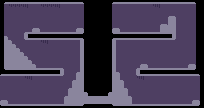

Rendered tile map (Tiled .tmx) drawn with the repository's tilesets; below, a short description and the map source with its tile grids summarised:
An orthogonal 51x27 tile map with 4x4 px tiles, 2 tile layers (bg, solid), 2 tilesets and 32 objects.

<map version="1.0" tiledversion="1.0.2" orientation="orthogonal" renderorder="right-down" width="51" height="27" tilewidth="4" tileheight="4" backgroundcolor="#000000" nextobjectid="70">
 <tileset firstgid="1" source="test.tsx" />
 <tileset firstgid="26" source="objs.tsx" />
 <layer name="bg" width="51" height="27">
  <data>[1377 cells, 915 non-empty, 4 distinct tile ids]</data>
 </layer>
 <layer name="solid" width="51" height="27">
  <data>[1377 cells, 358 non-empty, 11 distinct tile ids]</data>
 </layer>
 <objectgroup name="objects" offsetx="0" offsety="4">
  <object id="7" gid="21" x="24" y="100" width="3" height="4" />
  <object id="8" gid="21" x="28" y="100" width="3" height="4" />
  <object id="15" gid="27" x="25.7159" y="90.0568" width="4" height="2" />
  <object id="16" gid="29" x="12.2424" y="91.0302" width="3" height="6" />
  <object id="17" gid="26" x="189.295" y="88.356" width="5" height="4" />
  <object id="25" gid="38" x="59.3333" y="103.818" width="13" height="2" />
  <object id="27" gid="39" x="151" y="67" width="2" height="13" />
  <object id="29" gid="36" x="56.5" y="31" width="13" height="2" />
  <object id="34" gid="27" x="144.083" y="96.0833" width="4" height="2" />
  <object id="36" gid="27" x="166.25" y="61.25" width="4" height="2" />
  <object id="37" gid="27" x="57.9167" y="97.9167" width="4" height="2" />
  <object id="38" gid="35" x="139.334" y="95.1666" width="3" height="6" />
  <object id="39" gid="35" x="181.143" y="57.0076" width="3" height="6" />
  <object id="40" gid="35" x="50.6667" y="61.3333" width="3" height="6" />
  <object id="41" gid="35" x="48.3333" y="23" width="3" height="6" />
  <object id="42" gid="35" x="152.667" y="24.6667" width="3" height="6" />
  <object id="49" gid="36" x="122.5" y="31" width="13" height="2" />
  <object id="50" gid="27" x="142" y="58.25" width="4" height="2" />
  <object id="51" gid="27" x="165.75" y="90.4167" width="4" height="2" />
  <object id="52" gid="27" x="33.9091" y="56.0227" width="4" height="2" />
  <object id="53" gid="27" x="61.75" y="26" width="4" height="2" />
  <object id="54" gid="27" x="127.5" y="25.5" width="4" height="2" />
  <object id="56" gid="34" x="36" y="64" width="3" height="4" />
  <object id="57" gid="34" x="40" y="64" width="3" height="4" />
  <object id="59" gid="34" x="92" y="92" width="3" height="4" />
  <object id="60" gid="34" x="88" y="92" width="3" height="4" />
  <object id="61" gid="34" x="96" y="92" width="3" height="4" />
  <object id="62" gid="34" x="100" y="92" width="3" height="4" />
  <object id="63" gid="34" x="104" y="92" width="3" height="4" />
  <object id="67" gid="34" x="164" y="100" width="3" height="4" />
  <object id="68" gid="34" x="168" y="100" width="3" height="4" />
  <object id="69" gid="27" x="181" y="96.3333" width="4" height="2" />
 </objectgroup>
</map>